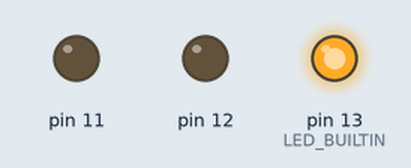
Recording of a sketch running on a simulated Arduino Uno, built with avr-gcc and run on an emulated ATmega328P. Parts: output pins drawn as LEDs (lit = HIGH).

Above: at 2.5 s.
At 7.5 s:
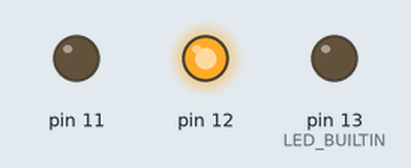
At 12.5 s:
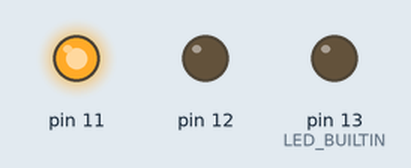
Timing chart, 0 to 19.5 s (numbered marks = the images above):
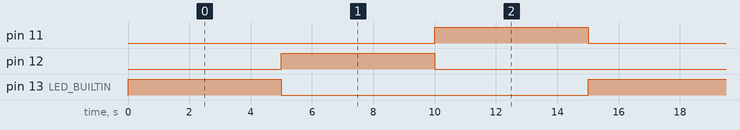

Measured:
- by itself, pin 11, pin 12, pin 13 (LED_BUILTIN): alternates HIGH for 5.0 s and LOW for 10.0 s
- by itself, everything shown: repeats every 15.0 s, in 4 steps

The sketch:

Sem_foro.ino
```cpp
void setup()
{
  pinMode(LED_BUILTIN, OUTPUT);
  pinMode(12, OUTPUT);
  pinMode(11, OUTPUT);
}

void loop()
{
  digitalWrite(LED_BUILTIN, HIGH);
  delay(5000);
  digitalWrite(LED_BUILTIN, LOW);
  digitalWrite(12, HIGH);
  delay(5000);
  digitalWrite(12, LOW);
  digitalWrite(11, HIGH);
  delay(5000);
  digitalWrite(11, LOW);
}
```
